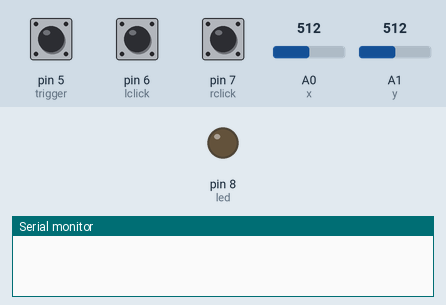
A sketch run on a simulated Arduino Uno, built with avr-gcc and run on an emulated ATmega328P. On the bench: output pins drawn as LEDs (lit = HIGH), the last lines printed to the serial monitor. Inputs (shaded band) come from the test bench; at power-on: pin 5 (trigger) HIGH, pin 6 (lclick) HIGH, pin 7 (rclick) HIGH, A0 (x) = 512, A1 (y) = 512.

Above: at 1.2 s.
1.3 s: pin 5 (trigger) pulled LOW for 0.15 s
At 1.6 s:
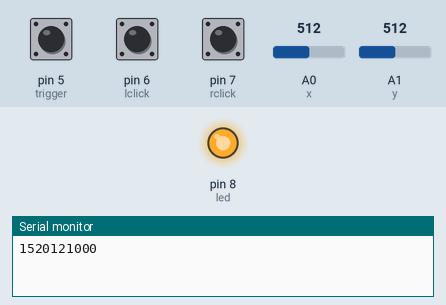
4.4 s: pin 5 (trigger) pulled LOW for 1 s
At 10.5 s:
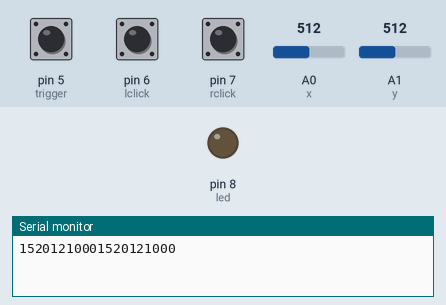
Timing chart, 0 to 12.0 s (numbered marks = the images above; inputs shaded):
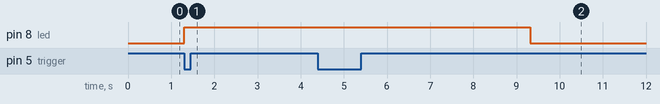

Measured:
- after the input at 1.3 s, pin 8 (led): LOW → HIGH at once
- after the input at 4.4 s, pin 8 (led): HIGH → LOW after 4.9 s instead of 0.91 s

The sketch:

sture_Controlled_Arduino_Based_Air_Mouse_using_Accelerometer.ino
```cpp
#include <SoftwareSerial.h>
const int rxpin = 2, txpin = 3;
SoftwareSerial bluetooth(rxpin, txpin);
const int x=A0;
const int y=A1;
int xh, yh;
int xcord, ycord;
const int trigger = 5;
int lstate = 0;
int rstate = 0;
const int lclick = 6;
const int rclick = 7;
const int led = 8;

void setup()
{
  pinMode(x,INPUT);
  pinMode(y,INPUT);
  pinMode(trigger,INPUT_PULLUP);
  pinMode(lclick,INPUT);
  pinMode(rclick,INPUT);
  pinMode(led, OUTPUT);
  digitalWrite(lclick,HIGH);
  digitalWrite(rclick,HIGH);
  Serial.begin(9600);
  bluetooth.begin(9600);
}

void loop()
{
digitalWrite(led,LOW);
  while(digitalRead(trigger)==LOW)
  {
    digitalWrite(led, HIGH);
    lstate = digitalRead(lclick);
    rstate = digitalRead(rclick);
    xh=analogRead(x);
    yh=analogRead(y);
    xcord=map(xh,286,429,100,999);
    ycord=map(yh,282,427,100,800);
    Serial.print(xcord);
    Serial.print(ycord);
    if (lstate == LOW)
    Serial.print(1);
    else
    Serial.print(0);
    if (rstate == LOW)
    Serial.print(1);
    else
    Serial.print(0);
    bluetooth.print(xcord);
    bluetooth.print(ycord);
    if (lstate == LOW)
    bluetooth.print(1);
    else
    bluetooth.print(0);
    if (rstate == LOW)
    bluetooth.print(1);
    else
    bluetooth.print(0);
    delay(4000);
   }
}
```
